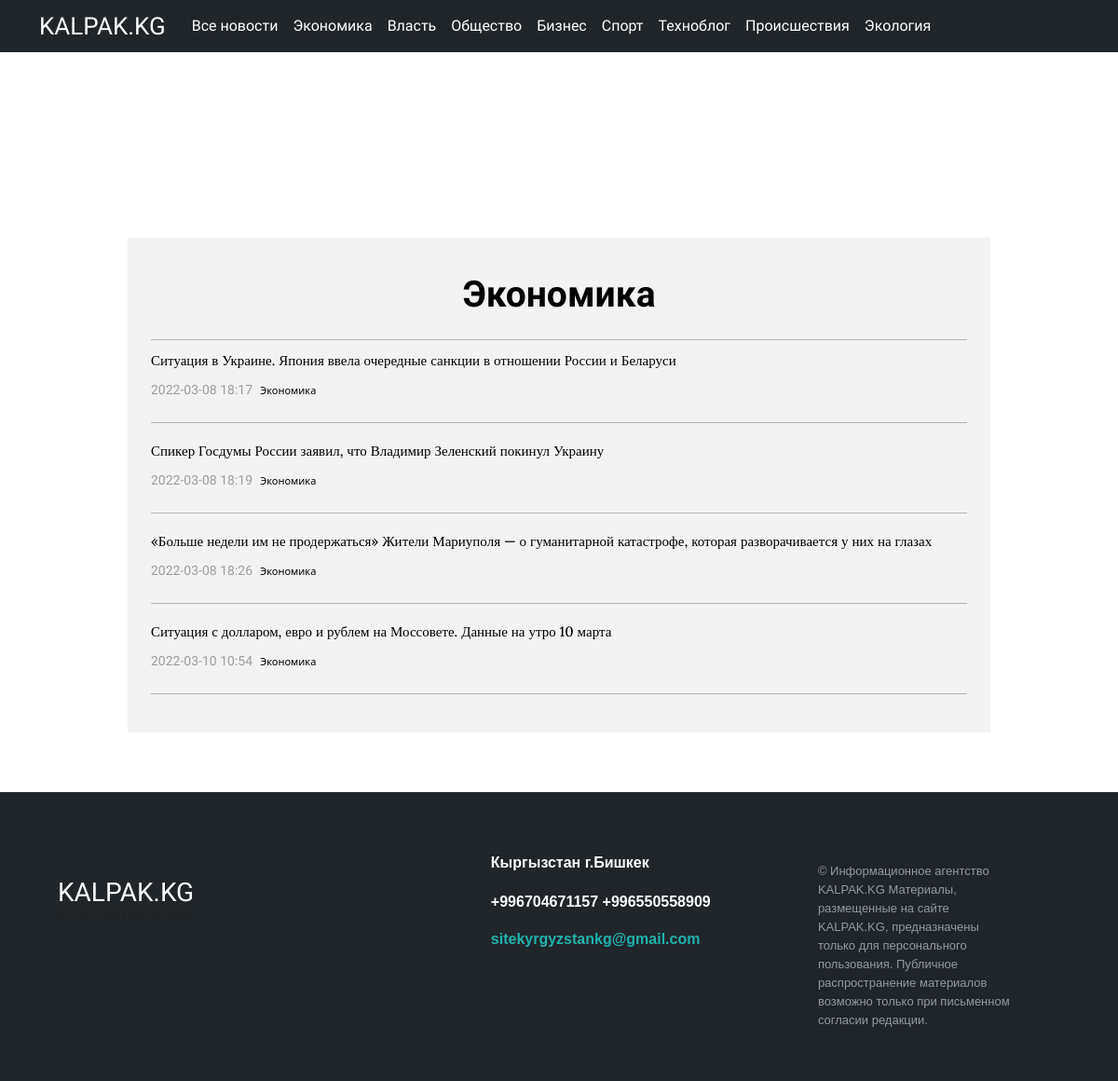
The app's page /heading/1/ with its own data.
### core/models.py (models this page shows, shortened)
class HeadingArticle(models.Model):
    title = models.CharField(max_length=255)
    class Meta:
        verbose_name = "Рубрика"
        verbose_name_plural = "Рубрики"
    def __str__(self):
        return self.title

class Article(models.Model):
    title = models.CharField(max_length=255, null=True, blank=True)
    tt = models.CharField(max_length=255, null=True, blank=True, verbose_name="Подтекст")
    text = models.TextField()
    slug = models.SlugField(max_length=255, unique=True, db_index=True, verbose_name="URL", null=True, blank=True)
    author = models.ForeignKey(
        to="Author",
        on_delete=models.SET_NULL,
        null=True, blank=True,
        related_name="article",
        verbose_name=_("Автор")
    )
    heading = models.ForeignKey(
        to="HeadingArticle",
        on_delete=models.PROTECT,
        null=True,
        related_name="article",
        verbose_name=_("Рубрика")
    )
    readers = models.ManyToManyField(
        to=User,
        related_name="readed_articles",
        blank=True,
        verbose_name=_("Читатели")
    )
    views = models.IntegerField(default=0, verbose_name=_("Просмотры"))
    created_at = models.DateTimeField(
        auto_now_add=True,
        null=True,
    )
    main_article = models.BooleanField(default=False, verbose_name=_("Первая новость"))
    text_article = models.BooleanField(default=False, verbose_name=_("Текстовые новости"))
    center_article = models.BooleanField(default=False)
    right_panel_article = models.BooleanField(default=False, verbose_name=_("Главные новости"))
    pagination_article = models.BooleanField(default=False, verbose_name=_("Архивные"))
    updated_at = models.DateTimeField(auto_now=True)
    is_active = models.BooleanField(default=True)
    metades = models.TextField(null=True, blank=True, verbose_name=_("Ключевые слова"))
    picture = models.ImageField(
        upload_to="articles_image",
        null=True, blank=True,
        verbose_name="Главная картинка статьи"
    )

### core/views.py (the view)
# urls.py: path('heading/<int:heading_id>/', heading_page, name="heading"),
def heading_page(request, heading_id):
    article = Article.objects.filter(heading_id=heading_id)
    heading = HeadingArticle.objects.all()
    category = HeadingArticle.objects.get(pk=heading_id)
    return render(request, "headings_page.html", {"article": article, "heading": heading, "category": category})

### core/templates/headings_page.html (shortened to what this page needs)
{% extends 'base.html' %}
{% block content %}
<div class="container">
        <div class="mt-8">
            <div class="ads_block">
            </div>
        </div>
    </div>
            <div class="container">
                <div class="row">
                    <div class="col-md-1"></div>
                        <div class="col-md-10 mt-5">
                          <div class="black_block_news2">
                            <h3 class="zago_main3 mt-2 mb-4 text-md-center">{{ category.title }}</h3>
                            <hr class="mb-2">
                            {% for articles in article %}
                            <h1 class="zago_main02"><a href="{% url 'article' articles.slug %}" class="link-text3">{{ articles.title }}</a></h1>
                            <p class="date_time5 me-1 d-inline">{{ articles.created_at|date:"Y-m-d H:i" }}</p>
                            <h6 class="page_2_title2 d-inline">{{ articles.heading }}</h6>
                            <hr class="mt-4">
                            {% endfor %}
                          </div>
                    </div>
                    <div class="col-md-1"></div>
                </div>
            </div>
            <div class="container">
                <div class="row">
                  <div class="col-md-4 col-sm-4"></div>
                  <div class="col-md-4 col-sm-4">
                  </div>
                  <div class="col-md-4 col-sm-4"></div>
                </div>
              </div>
{% endblock %}

### core/templates/base.html (shortened to what this page needs)
{% load static %}
<!DOCTYPE html>
<html lang="en">
<head>
    <link rel="stylesheet" type="text/css" href="{% static 'style.css' %}?{% now "U" %}">
    <link href="https://cdn.jsdelivr.net/npm/bootstrap@5.1.3/dist/css/bootstrap.min.css" rel="stylesheet">
<link href="/docs/5.1/dist/css/bootstrap.min.css" rel="stylesheet">
<body>
  <nav class="navbar fixed-top navbar-expand-lg navbar-dark bg-custom">
      <div class="container">
        <a class="logo" href="{% url 'main' %}">KALPAK.KG</a>
        <div class="collapse navbar-collapse" id="navbarNav">
          <ul class="navbar-nav linkss">
            <li class="nav-item">
              <a class="nav-link text-white" aria-current="page" href="{% url 'article_page_2' %}">Все новости</a>
            </li>
          {% for headings in heading %}
            <li class="nav-item">
              <a class="nav-link text-white" href="{% url 'heading' headings.id %}">{{ headings.title }}</a>
            </li>
          {% endfor %}
          </ul>
        </div>
      </div>
  </nav>
  {% block content %}
  {% endblock %}
<footer class="footer-distributed mt-5">
  <div class="container">
  <div class="footer-left">
  <br>
  <br>
  <h3>KALPAK.KG</h3>
  <p class="footer-company-name">KYRGYZSTAN © 2020</p>
  </div>
  <div class="footer-center">
  <div>
      <p>Кыргызстан г.Бишкек</p>
  </div>
  <div>
      <p>+996704671157</p>
      <p>+996550558909</p>
  </div>
  <div>
      <p><a href="mailto:support@company.com">sitekyrgyzstankg@gmail.com</a></p>
  </div>
  </div>
  <div class="footer-right">
  <p class="footer-company-about">
      © Информационное агентство KALPAK.KG
Материалы, размещенные на сайте KALPAK.KG, предназначены только для персонального пользования. Публичное распространение материалов возможно только при письменном согласии редакции.
  </p>
  </div>
  </div>
</footer>
</head>
</body>
</html>

### core/static/style.css (style rules this page uses)
body { background-color: #e8e8e8; }
.logo { font-family: 'Montserrat', sans-serif; font-size: 26px; text-decoration: none; color: white; margin-right: 20px; }
.linkss { font-family: 'PT Sans', sans-serif; font-weight: normal; }
.mt-8 { margin-top: 100px; }
.zago_main02 { font-family: 'PT Sans', sans-serif; font-size: 20px; color: black; }
.link-text3 { text-decoration: none; color: black; transition-duration: 0.3s; font-family: 'Lora', serif; font-size: 15px; }
.date_time5 { color: #9c9c9c; font-family: 'PT Sans', sans-serif; font-weight: 400; font-size: 11px; }
.date_time5 { color: #9c9c9c; font-family: 'PT Sans', sans-serif; font-weight: normal; font-size: 14px; margin-bottom: 15px; }
.page_2_title2 { font-size: 11px; font-weight: 400; }
.ads_block { width: 100%; height: 90px; color: white; text-align: center; font-size: 55px; }
.zago_main3 { font-family: 'PT Sans', sans-serif; font-weight: bolder; font-size: 39px; }
.footer-distributed { background: #20252a; box-shadow: 0 1px 1px 0 rgba(0, 0, 0, 0.12); box-sizing: border-box; width: 100%; text-align: left; font: bold 16px sans-serif; padding: 55px 50px; }
.footer-distributed .footer-left, .footer-distributed .footer-center, .footer-distributed .footer-right { display: inline-block; vertical-align: top; }
.footer-distributed .footer-left { width: 40%; }
.footer-distributed h3 { color: #ffffff; font-family: 'Montserrat Alternates', sans-serif; margin: 0; }
.footer-distributed .footer-company-name { color: #222; font-size: 14px; font-weight: normal; margin: 0; }
.footer-distributed .footer-center { width: 35%; }
.footer-distributed .footer-center p { display: inline-block; color: #ffffff; vertical-align: middle; margin:0; }
.footer-distributed .footer-center p a { color: lightseagreen; text-decoration: none;; }
.footer-distributed .footer-right { width: 20%; }
.footer-distributed .footer-company-about { line-height: 20px; color: #92999f; font-size: 13px; font-weight: normal; margin: 0; }
.bg-custom { background-color: #20252a; }
.black_block_news2 { background-color: #f3f3f3; max-width: 100%; color: black; padding-left: 25px; padding-right: 25px; padding-bottom: 25px; padding-top: 30px; height: auto; margin-top: 17px; }

### core/templates/base.html (style rules this page uses)
body { background: #faf7f7; }

### records on screen
HeadingArticle: title "Экономика"
HeadingArticle: title "Власть"
HeadingArticle: title "Общество"
HeadingArticle: title "Бизнес"
HeadingArticle: title "Спорт"
HeadingArticle: title "Техноблог"
HeadingArticle: title "Происшествия"
HeadingArticle: title "Экология"
Article: title "Ситуация в Украине. Япония ввела очередные санкции в отношении России и Беларуси", created_at "2022-03-08 18:17", heading "Экономика"
Article: title "Спикер Госдумы России заявил, что Владимир Зеленский покинул Украину", created_at "2022-03-08 18:19", heading "Экономика"
Article: title "«Больше недели им не продержаться» Жители Мариуполя — о гуманитарной катастрофе, которая разворачивается у них на глазах", created_at "2022-03-08 18:26", heading "Экономика"
Article: title "Ситуация с долларом, евро и рублем на Моссовете. Данные на утро 10 марта", created_at "2022-03-10 10:54", heading "Экономика"
